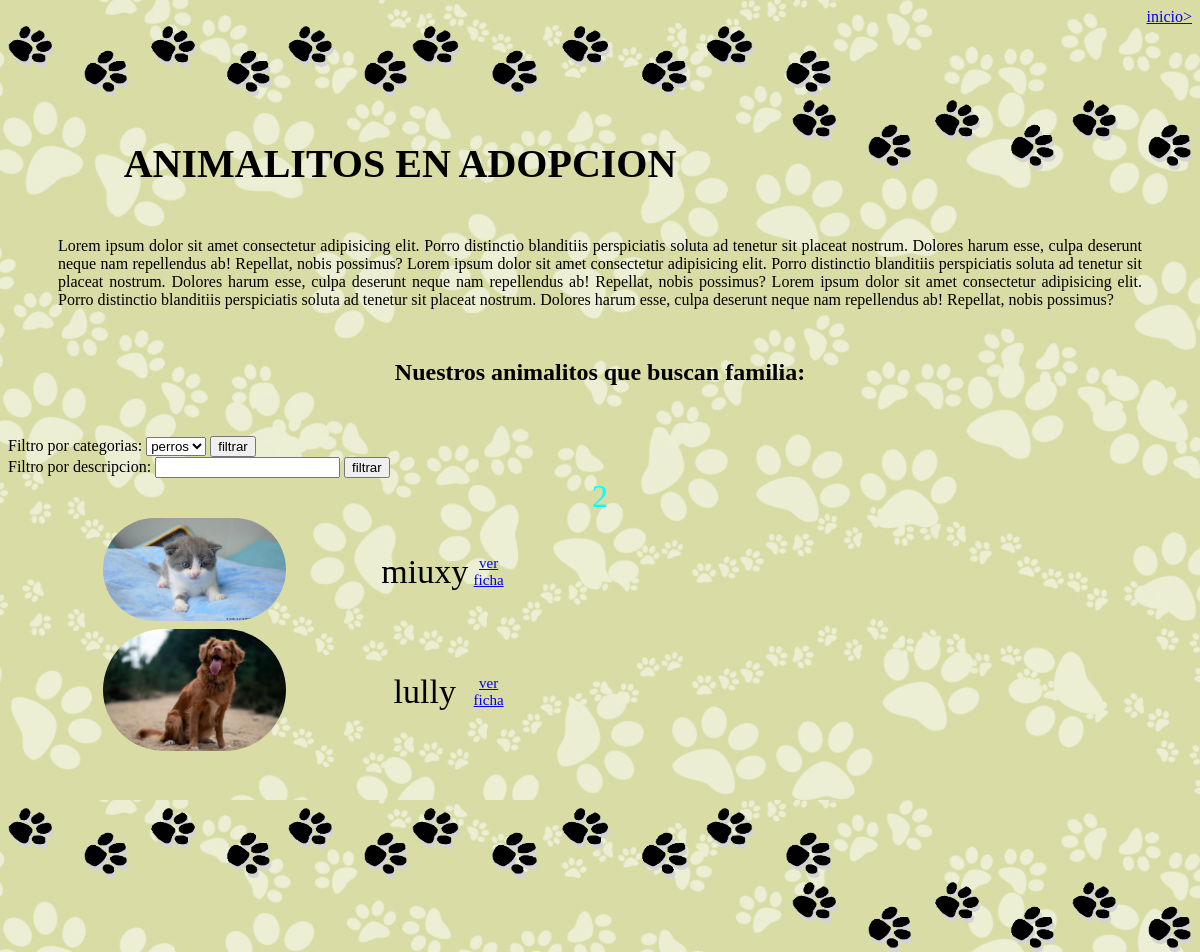
/filtro_d, run on an earlier commit of the app's database.
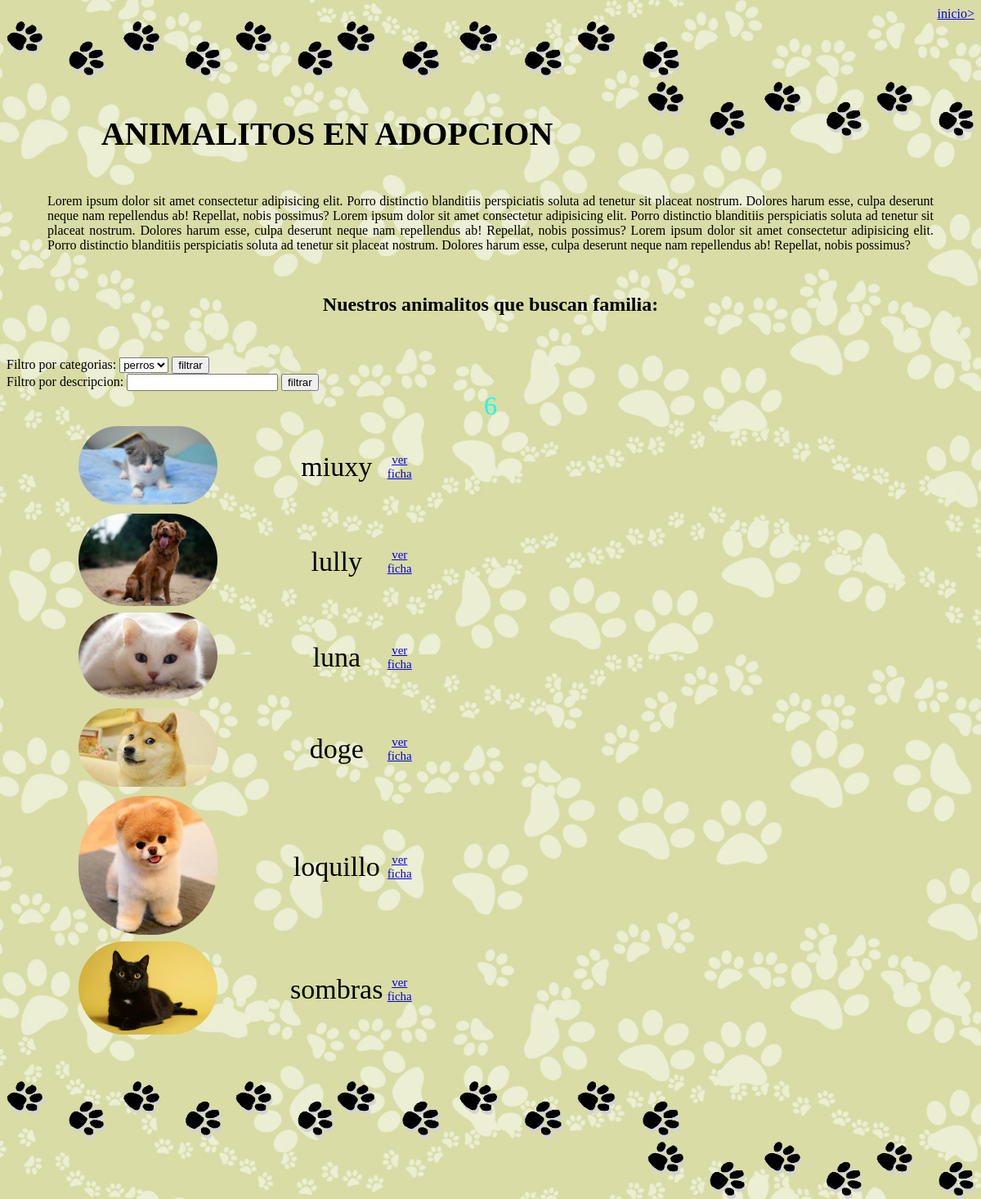
And on a later commit of the database.
### app_ong/models.py (models this page shows, shortened)
class Mascota(models.Model):
    nombre = models.CharField(primary_key=True,max_length=25)
    edad = models.IntegerField()
    descripcion = models.TextField()
    imagen = models.ImageField(upload_to='mascotas',null=True)
    categoria = models.ForeignKey(Categoria, on_delete=models.CASCADE)

### app_ong/views.py (the view)
# urls.py: path('filtro_d',filtro_descripcion,name='FILTROD'),
def filtro_descripcion(request):
    masco = Mascota.objects.all()
    categorias = Categoria.objects.all()
    cant = Mascota.objects.all().count()
    if request.POST:
        texto = request.POST.get("txtDesc")
        masco = Mascota.objects.filter(descripcion__contains=texto)
        cant = Mascota.objects.filter(descripcion__contains=texto).count()
    contexto ={"mascotas":masco,"categorias": categorias,"cantidad":cant}
    return render(request, 'animalitos_todos.html',contexto)

### app_ong/templates/animalitos_todos.html (shortened to what this page needs)
{% extends 'base.html' %}
{% load static %}
{% block body %}
<body style="background-image: url({% static 'img/tapiz4.jpg'%}); background-color: rbga(255,255,255,0.9);background-blend-mode: overlay;">
    <div align=right><a href="{% url 'IND'%}"> inicio></a></div>
    <div>
    <img src="{% static 'img/paw2.gif' %}" alt="" style="fill-opacity: 150;height: 70px; width: 400px;" >
    <img src="{% static 'img/paw2.gif' %}" alt="" style="fill-opacity: 150;height: 70px;width: 420px;" >
    <img src="{% static 'img/paw2.gif' %}" alt="" style="fill-opacity: 150;height: 70px;width: 400px;" align="right" >
    </div>
    <div><h1><p align=center style="font-size: 40px;">ANIMALITOS EN ADOPCION</p></h1></div>
    <p style="text-align: justify ;margin: 50px;"> Lorem ipsum dolor sit amet consectetur adipisicing
                                                elit. Porro distinctio blanditiis perspiciatis soluta
                                                 ad tenetur sit placeat nostrum. Dolores harum esse,
                                                 culpa deserunt neque nam repellendus ab! Repellat,
                                                 nobis possimus?
                                                 Lorem ipsum dolor sit amet consectetur adipisicing
                                                 elit. Porro distinctio blanditiis perspiciatis soluta
                                                  ad tenetur sit placeat nostrum. Dolores harum esse,
                                                  culpa deserunt neque nam repellendus ab! Repellat,
                                                  nobis possimus?
                                                  Lorem ipsum dolor sit amet consectetur adipisicing
                                                  elit. Porro distinctio blanditiis perspiciatis soluta
                                                   ad tenetur sit placeat nostrum. Dolores harum esse,
                                                   culpa deserunt neque nam repellendus ab! Repellat,
                                                   nobis possimus?</p>
    <h2 style="text-align: center; margin: 50px;">Nuestros animalitos que buscan familia: </h2>
    <form action="{% url 'FILTROC'%}" method="POST">
        Filtro por categorias:
        <select name="cboCategoria" id="cboCategoria">
        {% for reg in categorias  %}
            <option>{{reg.nombre}}</option>
        {% endfor %}
        </select>
        <input type="submit" value="filtrar">
    </form>
     <form action="{% url 'FILTROD'%}" method="POST">
        Filtro por descripcion:
        <input type="text" name="txtDesc" id="txtDesc">
        <input type="submit" value="filtrar">
    </form>
    <table style="width: 500px; text-align: center; margin-bottom: 50px ;">
    <div style="text-align: center; color: aqua; font-size: xx-large;">{{cantidad}}</div>
    {% for item in mascotas %}
         <tr>
            <td><img src="{{item.imagen.url}}" alt="" width="50%" style="border-radius: 80px;"></td>
            <td><p style="text-align: center;font-size: 34px;">{{item.nombre}}</p></td>
            <td><a href="{% url 'FICHA' item.nombre %}"><p style="text-align: center;font-size: 15px;">ver ficha</p></a></td>
        </tr>
    {% endfor %}
    </table>
    <div>
    <img src="{% static 'img/paw2.gif' %}" alt="" style="fill-opacity: 150;height: 70px; width: 400px;" >
    <img src="{% static 'img/paw2.gif' %}" alt="" style="fill-opacity: 150;height: 70px;width: 420px;" >
    <img src="{% static 'img/paw2.gif' %}" alt="" style="fill-opacity: 150;height: 70px;width: 400px;" align="right" >
    </div>
</body>
{% endblock body %}

### app_ong/templates/base.html (shortened to what this page needs)
<!DOCTYPE html>
{%load static%}
<html lang="en">
<head>
</head>
{% block body %}
{% endblock body %}

What changed in the data, as far as the page shows it:
added Mascota: imagen (picture), nombre "luna"
added Mascota: imagen (picture), nombre "doge"
added Mascota: imagen (picture), nombre "loquillo"
added Mascota: imagen (picture), nombre "sombras"
Also different on the page:
{{ cantidad }}: "2" → "6"
